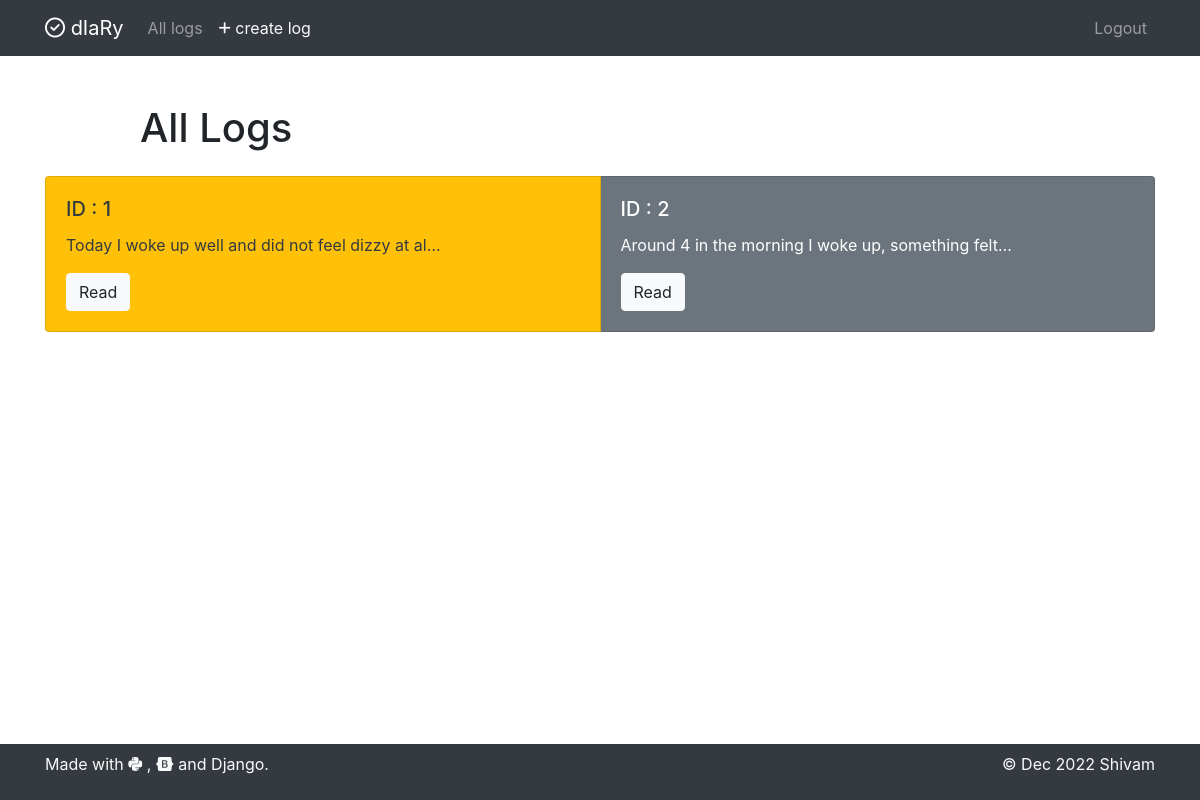
Screenshot of /all_logs/ (signed in) with the database file from the repository.
### log/models.py (models this page shows)
class MyLogEntry(models.Model):
    created     = models.DateTimeField(default=timezone.now)
    description = models.TextField(blank=True)
    intresting = models.BooleanField(default=False)
    user = models.ForeignKey(User, on_delete=models.CASCADE)
    def __str__(self):
        return str(self.created)

### log/views.py (the view)
# urls.py: path('all_logs/', views.view_all_logs, name='view_all_logs'),
@login_required
def view_all_logs(request):
    all_objects = MyLogEntry.objects.all()
    all_objects = list(all_objects)
    decent_list = []
    for idx in range(0, len(all_objects), 3):
        decent_list.append(all_objects[idx:idx+3])
    print(decent_list)
    return render(request, 'all-logs.html', {'decent_list': decent_list})

### log/templates/all-logs.html (shortened to what this page needs)
{% extends "base.html" %} {% block content %}
<div class="row justify-content-center mt-5">
	<div class="col-md-10">
		<h1>All Logs</h1>
	</div>
</div>
{% for log_sublist in decent_list %}
<p>
<div class="card-group">
	{% for log in log_sublist %}
		<div class="card {% if log.intresting %}text-dark bg-warning mb-3{% else %}card text-white bg-secondary mb-3{% endif %}" style="width: 18rem;">
			<div class="card-body">
			<h5 class="card-title">ID : {{ log.id }}</h5>
			<p class="card-text">{{log.description |truncatechars:50}}</p>
			<a href="{% url 'view_logs' log.id %}" class="btn btn-light">Read</a>
			</div>
		</div>
	{% endfor %}
</div>
</p>
{% endfor %}
{% endblock %}

### rows the page displays
MyLogEntry: id "1", description "Today I woke up well and did not feel dizzy at al…"
MyLogEntry: id "2", description "Around 4 in the morning I woke up, something felt…"
